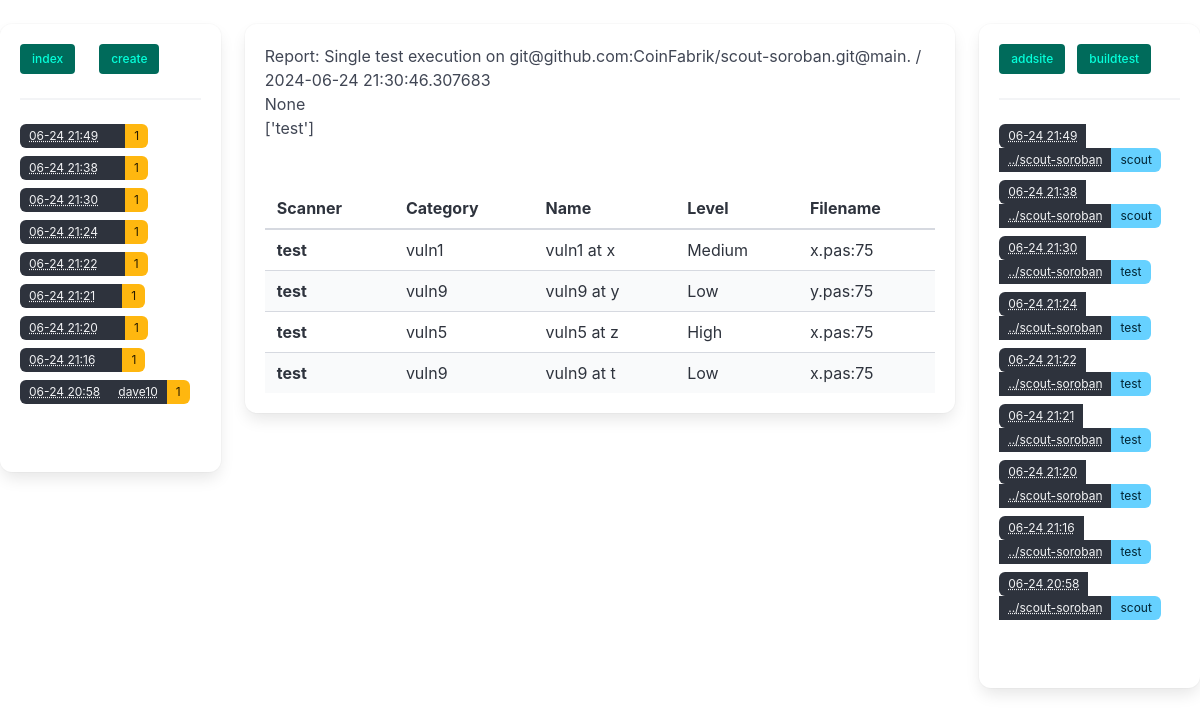
The app's page /report/9 with its own data.
### model.py (models this page shows, shortened)
class BaseModel(Model):
    class Meta:
        database = db

class BatchExec(BaseModel):
    timestamp = DateTimeField(default=datetime.datetime.now, index=True)
    name = CharField(null=True)
    author = CharField(null=True)
    email = CharField(null=True)
    comments = TextField(null=True)

class Report(BaseModel):
    docker = ForeignKeyField(ScannerExec, backref='reports')
    is_raw = BooleanField(default=True)
    content = TextField(null=False)
    @property
    def data(self):
        return json.loads(self.content)
    @property
    def findings(self):
        return self.data['findings']

class ScannerExec(BaseModel):
    batch = ForeignKeyField(BatchExec, null=True,  backref='scans')
    timestamp = DateTimeField(default=datetime.datetime.now, index=True)
    repo = CharField(unique=False)
    commit = CharField(unique=False)
    rev_hash = CharField(unique=False, null=True)
    path = CharField(unique=False)
    scanner = CharField(unique=False, default="Scout", index=True)
    scanner_version = CharField(unique=False, null=True)
    errors = TextField(null=True)
    def as_dict(self):
        return {
            "id": self.id,
            'timestamp': self.timestamp,
            'repo':self.repo,
            'commit': self.commit,
            'path': self.path,
            'scanner': self.scanner,
            'errors': self.errors,}

### app.py (the view)
@app.route('/report/<id>')
def report(id: int):  # put application's code here
    report = Report().get_by_id(id)
    return render('report.html', report=report)

### helperfuncs.py (called while the page is built)
def short_date(d):
    if d is None:
        return '<not set>'
    try:
        return str(d).split('.')[0].split('-', 1)[1].rsplit(':', 1)[0]
    except:
        print_exc()
        print("source d: %r" % repr(d) )
        return str(d).split('.')[0]

def render(template, **kwargs):
    class Funcs: pass
    funcs = Funcs()
    new = {'scans': get_scans(),
           'batchs': get_batchs(),
           'None': None,
           'short_repo':lambda x: '../'+x.rsplit('/', 1)[1].replace('.git', ''),
           'datetime': datetime.datetime,
           }
    for k, v in new.items():
        setattr(funcs, k, v)
    for f in [list, len, url_for, repr, type, json, enumwid, short_date, mkrand, lines]:
        new[f.__name__] = f
        setattr(funcs, f.__name__, f)
    new['funcs'] = funcs
    new.update(kwargs)
    return render_template(template, **new)

### model.py (called while the page is built)
def get_scans():
    return [x.as_dict() for x in ScannerExec.select()
                .where(ScannerExec.batch != None)
                .order_by(ScannerExec.timestamp.desc())]

def get_batchs():
    return [x for x in
            BatchExec.select().order_by(BatchExec.timestamp.desc())]

### templates/report.html (shortened to what this page needs)
{% extends "base.html" %}
{% import 'tags.html' as tags %}
{% block content %}
  {{ tags.generic_report(report) }}
{% endblock %}

### templates/tags.html (shortened to what this page needs)
{% macro generic_report(report) -%}
{% if report==None %}
No - report
{% else %}
    <h1>Report: {{ report.data['name'] }} / {{ report.data['date'] }} </h1>
    {{ report.data['issuer'] }} <br/>
    {{ report.data['scanners'] }}<br/>
    {{ report.data['composite'] }}<br/>
    <br/>
    <table class="table is-striped is-hoverable is-fullwidth">
      <thead>
        <tr>
          <th>Scanner</th>
          <th>Category</th>
          <th>Name</th>
          <th>Level</th>
          <th>Filename</th>
        </tr>
      </thead>
      <tbody>
    {% for finding in report.findings %}
        <tr>
          <th>{{finding.scanner}}</th>
          <td>{{finding.category}}</td>
          <td>{{finding.name}}</td>
          <td>{{finding.level}}</td>
          <td>{{finding.filename}}:{{finding.lineno}}</td>
        </tr>
    {% endfor %}
      </tbody>
    </table>
{% endif %}
{%- endmacro %}

### templates/leftcol.html
<div class="buttons">
    {% for link_button in ['index', 'create'] %}
    <a class="button is-small is-responsive is-primary is-dark" href="{{ url_for(link_button) }}">
        {{link_button}}
    </a>
    <br/>
    {% endfor %}
</div>
<hr/>
<div class="tags">
    {% for batch in batchs %}
    <div class="control">
        <a class="tags has-addons is-hoverable" href="{{ url_for('batch', id=batch.id) }}">
        <span class="tag is-dark"><abbr
                title="{{ batch.timestamp }}">{{ short_date(batch.timestamp) }}</abbr> </span>
        <span class="tag is-dark"><abbr title="{{ batch.name }}">{{ batch.name }}</abbr></span>
        <span class="tag is-warning is-dark">{{ len(batch.scans) }}</span>
        </a>
    </div>
    {% endfor %}
</div>
<br/>

### templates/rightcol.html
<div class="buttons">
    {% for link_button in ['addsite', 'buildtest'] %}
    <a class="button is-small is-responsive is-primary is-dark" href="{{ url_for(link_button) }}">
        {{link_button}}
    </a>
    {% endfor %}
</div>
<hr/>
<div class="tags">
    {% for scan in scans %}
    <div class="control">
        <a class="tags has-addons is-hoverable" href="{{ url_for('scan_exec', id=scan['id']) }}">
        <span class="tag is-dark"><abbr
                title="{{ scan['timestamp'] }}">{{ short_date(scan['timestamp']) }}</abbr> </span>
        <span class="tag is-dark"><abbr title="{{ scan['repo']}}">{{ short_repo(scan['repo']) }}</abbr></span>
        <span class="tag is-info">{{ scan['scanner'] }}</span>
        </a>
    </div>
    {% endfor %}
</div>
<br/>

### records on screen
BatchExec: timestamp "06-24 21:49", scans "1"
BatchExec: timestamp "06-24 21:38", scans "1"
BatchExec: timestamp "06-24 21:30", scans "1"
BatchExec: timestamp "06-24 21:24", scans "1"
BatchExec: timestamp "06-24 21:22", scans "1"
BatchExec: timestamp "06-24 21:21", scans "1"
BatchExec: timestamp "06-24 21:20", scans "1"
BatchExec: timestamp "06-24 21:16", scans "1"
BatchExec: timestamp "06-24 20:58", name "dave10", id "1"
Report: data.name "Single test execution on git@github.com:CoinFabrik/scout-soroban.git@main.", data "2024-06-24 21:30:46.307683", data.issuer "None", data.scanners "['test']"
ScannerExec: timestamp "06-24 21:49", repo "../scout-soroban", scanner "scout"
ScannerExec: timestamp "06-24 21:38", repo "../scout-soroban", scanner "scout"
ScannerExec: timestamp "06-24 21:30", repo "../scout-soroban", scanner "test"
ScannerExec: timestamp "06-24 21:24", repo "../scout-soroban", scanner "test"
ScannerExec: timestamp "06-24 21:22", repo "../scout-soroban", scanner "test"
ScannerExec: timestamp "06-24 21:21", repo "../scout-soroban", scanner "test"
ScannerExec: timestamp "06-24 21:20", repo "../scout-soroban", scanner "test"
ScannerExec: timestamp "06-24 21:16", repo "../scout-soroban", scanner "test"
ScannerExec: timestamp "06-24 20:58", repo "../scout-soroban", scanner "scout"

### other values on screen
{{ link_button }} "index" "create"
{{ finding.scanner }} "test" "test" "test" "test"
{{ finding.category }} "vuln1" "vuln9" "vuln5" "vuln9"
{{ finding.name }} "vuln1 at x" "vuln9 at y" "vuln5 at z" "vuln9 at t"
{{ finding.level }} "Medium" "Low" "High" "Low"
{{ finding.filename }} "x.pas" "y.pas" "x.pas" "x.pas"
{{ finding.lineno }} "75" "75" "75" "75"
{{ link_button }} "addsite" "buildtest"
